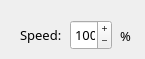
     <widget class="QWidget" name="speedTab">
      <property name="font">
       <font>
        <family>Proxima Nova Rg</family>
        <pointsize>10</pointsize>
       </font>
      </property>
      <attribute name="title">
       <string>Speed</string>
      </attribute>
      <widget class="QLabel" name="speedText">
       <property name="geometry">
        <rect>
         <x>20</x>
         <y>27</y>
         <width>41</width>
         <height>16</height>
        </rect>
       </property>
       <property name="font">
        <font>
         <family>Proxima Nova Rg</family>
         <pointsize>10</pointsize>
        </font>
       </property>
       <property name="text">
        <string>Speed:</string>
       </property>
      </widget>
      <widget class="QLabel" name="speedPercent">
       <property name="geometry">
        <rect>
         <x>120</x>
         <y>25</y>
         <width>16</width>
         <height>21</height>
        </rect>
       </property>
       <property name="font">
        <font>
         <pointsize>-1</pointsize>
        </font>
       </property>
       <property name="styleSheet">
        <string notr="true">font-size:13px</string>
       </property>
       <property name="text">
        <string>%</string>
       </property>
      </widget>
      <widget class="QSpinBox" name="speedVar">
       <property name="geometry">
        <rect>
         <x>70</x>
         <y>20</y>
         <width>42</width>
         <height>30</height>
        </rect>
       </property>
       <property name="font">
        <font>
         <family>Proxima Nova Rg</family>
         <pointsize>10</pointsize>
        </font>
       </property>
       <property name="styleSheet">
        <string notr="true"/>
       </property>
       <property name="buttonSymbols">
        <enum>QAbstractSpinBox::PlusMinus</enum>
       </property>
       <property name="minimum">
        <number>1</number>
       </property>
       <property name="maximum">
        <number>500</number>
       </property>
       <property name="value">
        <number>100</number>
       </property>
      </widget>
     </widget>
